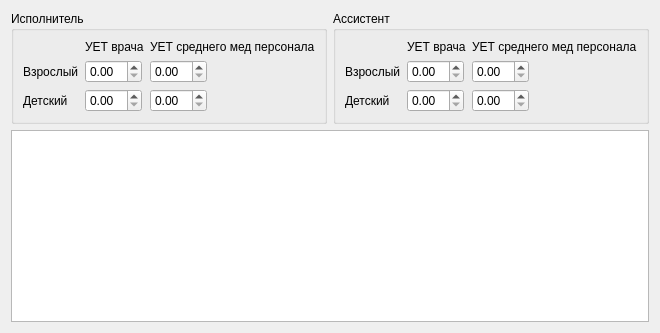
         <widget class="QWidget" name="tabUETandActionSpecification">
          <attribute name="title">
           <string>УЕТ и особенности выполнения</string>
          </attribute>
          <layout class="QGridLayout" name="gridLayout_17">
           <item row="1" column="0" colspan="2">
            <widget class="CActionPropertyTypeInDocTableView" name="tblUETandActionSpecification">
             <property name="minimumSize">
              <size>
               <width>0</width>
               <height>0</height>
              </size>
             </property>
            </widget>
           </item>
           <item row="0" column="1">
            <widget class="QGroupBox" name="grpAssistant">
             <property name="title">
              <string>Ассистент</string>
             </property>
             <layout class="QGridLayout" name="gridLayout_16">
              <item row="1" column="1">
               <widget class="QLabel" name="lblAssistantUetDoctor">
                <property name="sizePolicy">
                 <sizepolicy hsizetype="Maximum" vsizetype="Preferred">
                  <horstretch>0</horstretch>
                  <verstretch>0</verstretch>
                 </sizepolicy>
                </property>
                <property name="text">
                 <string>УЕТ врача</string>
                </property>
                <property name="alignment">
                 <set>Qt::AlignLeading|Qt::AlignLeft|Qt::AlignTop</set>
                </property>
                <property name="wordWrap">
                 <bool>false</bool>
                </property>
               </widget>
              </item>
              <item row="2" column="2">
               <widget class="QDoubleSpinBox" name="edtAssistantUetAdultAvarageMedWorker">
                <property name="sizePolicy">
                 <sizepolicy hsizetype="Maximum" vsizetype="Fixed">
                  <horstretch>0</horstretch>
                  <verstretch>0</verstretch>
                 </sizepolicy>
                </property>
               </widget>
              </item>
              <item row="3" column="2">
               <widget class="QDoubleSpinBox" name="edtAssistantUetChildAvarageMedWorker">
                <property name="sizePolicy">
                 <sizepolicy hsizetype="Maximum" vsizetype="Fixed">
                  <horstretch>0</horstretch>
                  <verstretch>0</verstretch>
                 </sizepolicy>
                </property>
               </widget>
              </item>
              <item row="3" column="1">
               <widget class="QDoubleSpinBox" name="edtAssistantUetChildDoctor">
                <property name="sizePolicy">
                 <sizepolicy hsizetype="Maximum" vsizetype="Fixed">
                  <horstretch>0</horstretch>
                  <verstretch>0</verstretch>
                 </sizepolicy>
                </property>
               </widget>
              </item>
              <item row="1" column="2">
               <widget class="QLabel" name="lblAssistantUetAvarageMedWorker">
                <property name="sizePolicy">
                 <sizepolicy hsizetype="Preferred" vsizetype="Preferred">
                  <horstretch>0</horstretch>
                  <verstretch>0</verstretch>
                 </sizepolicy>
                </property>
                <property name="text">
                 <string>&lt;html&gt;&lt;head/&gt;&lt;body&gt;&lt;p&gt;УЕТ среднего мед персонала&lt;/p&gt;&lt;/body&gt;&lt;/html&gt;</string>
                </property>
                <property name="alignment">
                 <set>Qt::AlignLeading|Qt::AlignLeft|Qt::AlignTop</set>
                </property>
                <property name="wordWrap">
                 <bool>false</bool>
                </property>
               </widget>
              </item>
              <item row="2" column="0">
               <widget class="QLabel" name="lblAssistantUetAdultDoctor">
                <property name="sizePolicy">
                 <sizepolicy hsizetype="Maximum" vsizetype="Preferred">
                  <horstretch>0</horstretch>
                  <verstretch>0</verstretch>
                 </sizepolicy>
                </property>
                <property name="text">
                 <string>Взрослый</string>
                </property>
                <property name="buddy">
                 <cstring>edtUetAdultDoctor</cstring>
                </property>
               </widget>
              </item>
              <item row="2" column="1">
               <widget class="QDoubleSpinBox" name="edtAssistantUetAdultDoctor">
                <property name="sizePolicy">
                 <sizepolicy hsizetype="Maximum" vsizetype="Fixed">
                  <horstretch>0</horstretch>
                  <verstretch>0</verstretch>
                 </sizepolicy>
                </property>
               </widget>
              </item>
              <item row="3" column="0">
               <widget class="QLabel" name="lblAssistantUetChildDoctor">
                <property name="sizePolicy">
                 <sizepolicy hsizetype="Maximum" vsizetype="Preferred">
                  <horstretch>0</horstretch>
                  <verstretch>0</verstretch>
                 </sizepolicy>
                </property>
                <property name="text">
                 <string>Детский</string>
                </property>
                <property name="buddy">
                 <cstring>edtUetChildDoctor</cstring>
                </property>
               </widget>
              </item>
             </layout>
            </widget>
           </item>
           <item row="0" column="0">
            <widget class="QGroupBox" name="grpPerson">
             <property name="title">
              <string>Исполнитель</string>
             </property>
             <layout class="QGridLayout" name="gridLayout_15">
              <item row="3" column="1">
               <widget class="QDoubleSpinBox" name="edtUetChildDoctor">
                <property name="sizePolicy">
                 <sizepolicy hsizetype="Maximum" vsizetype="Fixed">
                  <horstretch>0</horstretch>
                  <verstretch>0</verstretch>
                 </sizepolicy>
                </property>
               </widget>
              </item>
              <item row="3" column="2">
               <widget class="QDoubleSpinBox" name="edtUetChildAvarageMedWorker">
                <property name="sizePolicy">
                 <sizepolicy hsizetype="Maximum" vsizetype="Fixed">
                  <horstretch>0</horstretch>
                  <verstretch>0</verstretch>
                 </sizepolicy>
                </property>
               </widget>
              </item>
              <item row="2" column="2">
               <widget class="QDoubleSpinBox" name="edtUetAdultAvarageMedWorker">
                <property name="sizePolicy">
                 <sizepolicy hsizetype="Maximum" vsizetype="Fixed">
                  <horstretch>0</horstretch>
                  <verstretch>0</verstretch>
                 </sizepolicy>
                </property>
               </widget>
              </item>
              <item row="3" column="0">
               <widget class="QLabel" name="lblUetChildDoctor">
                <property name="sizePolicy">
                 <sizepolicy hsizetype="Maximum" vsizetype="Preferred">
                  <horstretch>0</horstretch>
                  <verstretch>0</verstretch>
                 </sizepolicy>
                </property>
                <property name="text">
                 <string>Детский</string>
                </property>
                <property name="buddy">
                 <cstring>edtUetChildDoctor</cstring>
                </property>
               </widget>
              </item>
              <item row="2" column="0">
               <widget class="QLabel" name="lblUetAdultDoctor">
                <property name="sizePolicy">
                 <sizepolicy hsizetype="Maximum" vsizetype="Preferred">
                  <horstretch>0</horstretch>
                  <verstretch>0</verstretch>
                 </sizepolicy>
                </property>
                <property name="text">
                 <string>Взрослый</string>
                </property>
                <property name="buddy">
                 <cstring>edtUetAdultDoctor</cstring>
                </property>
               </widget>
              </item>
              <item row="1" column="1">
               <widget class="QLabel" name="lblUetDoctor">
                <property name="sizePolicy">
                 <sizepolicy hsizetype="Maximum" vsizetype="Preferred">
                  <horstretch>0</horstretch>
                  <verstretch>0</verstretch>
                 </sizepolicy>
                </property>
                <property name="text">
                 <string>УЕТ врача</string>
                </property>
                <property name="alignment">
                 <set>Qt::AlignLeading|Qt::AlignLeft|Qt::AlignTop</set>
                </property>
                <property name="wordWrap">
                 <bool>false</bool>
                </property>
               </widget>
              </item>
              <item row="1" column="2">
               <widget class="QLabel" name="lblUetAvarageMedWorker">
                <property name="sizePolicy">
                 <sizepolicy hsizetype="Preferred" vsizetype="Preferred">
                  <horstretch>0</horstretch>
                  <verstretch>0</verstretch>
                 </sizepolicy>
                </property>
                <property name="text">
                 <string>&lt;html&gt;&lt;head/&gt;&lt;body&gt;&lt;p&gt;УЕТ среднего мед персонала&lt;/p&gt;&lt;/body&gt;&lt;/html&gt;</string>
                </property>
                <property name="alignment">
                 <set>Qt::AlignLeading|Qt::AlignLeft|Qt::AlignTop</set>
                </property>
                <property name="wordWrap">
                 <bool>false</bool>
                </property>
               </widget>
              </item>
              <item row="2" column="1">
               <widget class="QDoubleSpinBox" name="edtUetAdultDoctor">
                <property name="sizePolicy">
                 <sizepolicy hsizetype="Maximum" vsizetype="Fixed">
                  <horstretch>0</horstretch>
                  <verstretch>0</verstretch>
                 </sizepolicy>
                </property>
               </widget>
              </item>
             </layout>
            </widget>
           </item>
          </layout>
         </widget>
